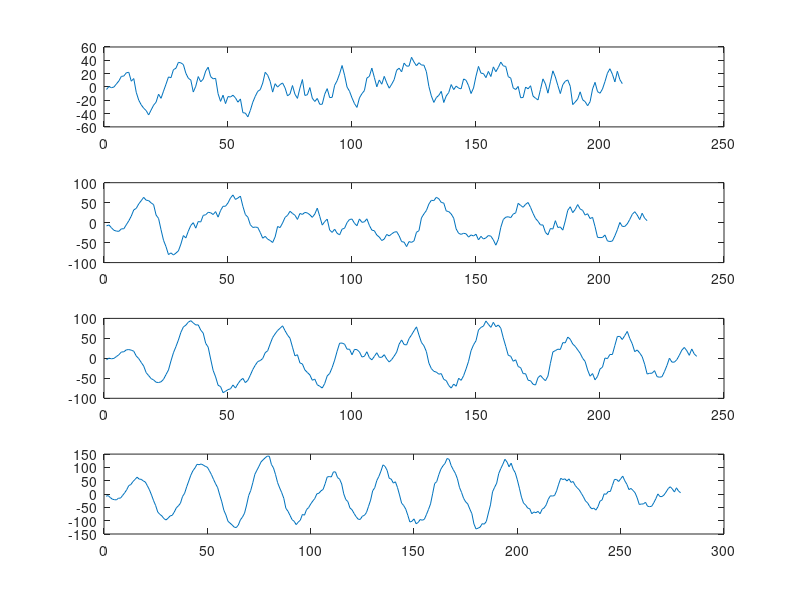

Source code (MATLAB):
clc
close ALL
clearvars

% Task 1

freq = (pi/15);

% x[n] = cos(pi/15 * n + phi), phi = 0
n = 1:200;
x_n = cos(freq*n);

% The random noise.
noisevals = 30*(rand(1, length(x_n)) - 0.5);

%----------Matched Filters--------%

% H[n], K = 10
k10 = 0:9; 
h10_n = cos(freq*k10);

% H[n], K = 20
k20 = 0:19; 
h20_n = cos(freq*k20);

% H[n], K = 40
k40 = 0:39; 
h40_n = cos(freq*k40);

% H[n], K = 80
k80 = 0:79; 
h80_n = cos(freq*k80);

%----------Matched Filters--------%

% Create a noisy signal from the random values.
x_n_noisy = x_n(n) + noisevals(n);

% Time reverse h[n]
h10_n = flip(h10_n);
h20_n = flip(h20_n);
h40_n = flip(h40_n);
h80_n = flip(h80_n);

% Compute the cross correlation
h10x_n_conv = conv(x_n_noisy, h10_n);
h20x_n_conv = conv(x_n_noisy, h20_n);
h40x_n_conv = conv(x_n_noisy, h40_n);
h80x_n_conv = conv(x_n_noisy, h80_n);

subplot(4, 1, 1), plot(h10x_n_conv)
subplot(4, 1, 2), plot(h20x_n_conv)
subplot(4, 1, 3), plot(h40x_n_conv)
subplot(4, 1, 4), plot(h80x_n_conv)